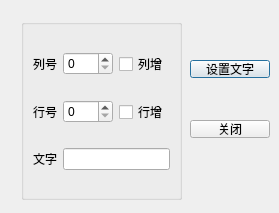
<?xml version="1.0" encoding="UTF-8"?>
<ui version="4.0">
 <class>DialogLocate</class>
 <widget class="QDialog" name="DialogLocate">
  <property name="geometry">
   <rect>
    <x>0</x>
    <y>0</y>
    <width>279</width>
    <height>213</height>
   </rect>
  </property>
  <property name="windowTitle">
   <string>Dialog</string>
  </property>
  <widget class="QGroupBox" name="groupBox">
   <property name="geometry">
    <rect>
     <x>21</x>
     <y>19</y>
     <width>161</width>
     <height>181</height>
    </rect>
   </property>
   <property name="title">
    <string/>
   </property>
   <layout class="QGridLayout" name="gridLayout">
    <item row="0" column="0">
     <widget class="QLabel" name="label">
      <property name="text">
       <string>列号</string>
      </property>
     </widget>
    </item>
    <item row="0" column="1">
     <widget class="QSpinBox" name="spinColNum"/>
    </item>
    <item row="0" column="2">
     <widget class="QCheckBox" name="chkColAdd">
      <property name="text">
       <string>列增</string>
      </property>
     </widget>
    </item>
    <item row="1" column="0">
     <widget class="QLabel" name="label_2">
      <property name="text">
       <string>行号</string>
      </property>
     </widget>
    </item>
    <item row="1" column="1">
     <widget class="QSpinBox" name="spinRowNum"/>
    </item>
    <item row="1" column="2">
     <widget class="QCheckBox" name="chkRowAdd">
      <property name="text">
       <string>行增</string>
      </property>
     </widget>
    </item>
    <item row="2" column="0">
     <widget class="QLabel" name="label_3">
      <property name="text">
       <string>文字</string>
      </property>
     </widget>
    </item>
    <item row="2" column="1" colspan="2">
     <widget class="QLineEdit" name="lineEdit"/>
    </item>
   </layout>
  </widget>
  <widget class="QPushButton" name="btnSetText">
   <property name="geometry">
    <rect>
     <x>190</x>
     <y>60</y>
     <width>80</width>
     <height>18</height>
    </rect>
   </property>
   <property name="text">
    <string>设置文字</string>
   </property>
  </widget>
  <widget class="QPushButton" name="btnQuit">
   <property name="geometry">
    <rect>
     <x>190</x>
     <y>120</y>
     <width>80</width>
     <height>18</height>
    </rect>
   </property>
   <property name="text">
    <string>关闭</string>
   </property>
  </widget>
 </widget>
 <resources/>
 <connections>
  <connection>
   <sender>btnQuit</sender>
   <signal>clicked()</signal>
   <receiver>DialogLocate</receiver>
   <slot>reject()</slot>
   <hints>
    <hint type="sourcelabel">
     <x>207</x>
     <y>175</y>
    </hint>
    <hint type="destinationlabel">
     <x>140</x>
     <y>112</y>
    </hint>
   </hints>
  </connection>
 </connections>
</ui>
